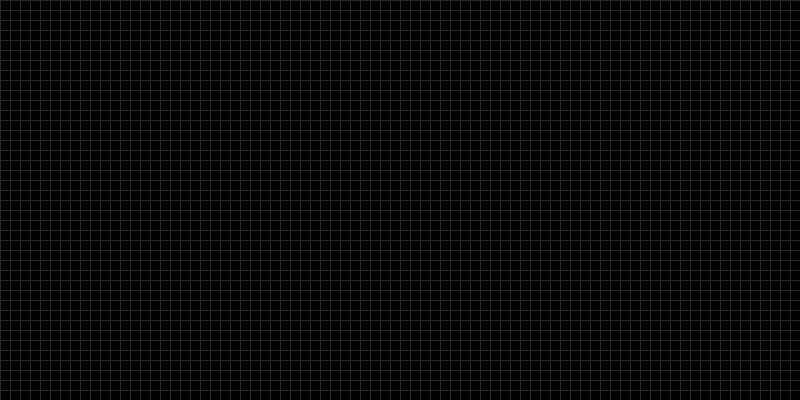
Frame 1 (no input)
Frame 60 (the mouse pressed at the canvas centre just before this capture): identical to frame 1, image omitted
Frame 120 (the mouse held since frame 60 and released just before this capture): identical to frame 1, image omitted

The Processing sketch that drew this single still picture (run headless with seeded random() and noise(); from frame 60 on, the mouse is pressed at the canvas centre):

// Processing sketch: MaturskiOOP
// ── MaturskiOOP.pde
int res = 10;  // Velicina celije
int his = 1000;  // Velicina niza istorije

int cols; // Broj celija u jednoj vrsti
int rows; // Broj celija u jednoj koloni

boolean started = false; // Proverava da li je igra pauzirana

int interval = 100;  // Broj milisekundi izmedju dve generacije
int lastRecordedTime = 0; // Vreme kad se prethodna generacija dogodila

int text = 0;

Cell[][] cells;  // Matrica celija koja se prikazuje
Cell[][] buffer; // Pomocna matrica celija

void setup()
{
  //fullScreen();
  size(800, 400);
  cols = width/res;
  rows = height/res;
  
  stroke(40);
  noSmooth();
  
  cells = new Cell[cols][rows];
  
  for(int i = 0; i < cols; i++)
  {
    for(int j = 0; j < rows; j++)
    {
      cells[i][j] = new Cell(i, j, res, his);
      cells[i][j].display();
    }
  }
  
  textSize(32);
}

void draw()
{
  if(started && millis() - lastRecordedTime > interval)
  {
    iteration();
    lastRecordedTime = millis();
  }
  
  if(text > 0) 
  {
    fill(0);
    rect(0, 0, 20 + 20*(floor(log(interval)/log(10)) + 1), 40);
    fill(255, text);
    text(interval, 10, 30);
    text -= 10;
  }
}

void iteration()
{
  buffer = new Cell[cols][rows];
  
  for(int i = 0; i < cols; i++)
  {
    for(int j = 0; j < rows; j++)
    {
      buffer[i][j] = new Cell(i, j, res, his);
      int neighbors = countNeighbors(i, j);
      int state = cells[i][j].peek();
      
      if(state == 1 && neighbors < 2)
        buffer[i][j].push(0);
      if(state == 1 && (neighbors == 2 || neighbors == 3))
        buffer[i][j].push(1);
      if(state == 1 && neighbors > 3)
        buffer[i][j].push(0);
      if(state == 0 && neighbors == 3)
        buffer[i][j].push(1);
    }
  }
  
  for(int i = 0; i < cols; i++)
  {
    for(int j = 0; j < rows; j++)
    {
      cells[i][j].push(buffer[i][j].peek());
      cells[i][j].display();
    }
  }
}

void mouseClicked()
{
  int x = mouseX/res;
  int y = mouseY/res;
  cells[x][y].push((cells[x][y].peek() + 1) % 2);
  cells[x][y].display();
}

void keyPressed()
{
  if(key == ' ')
  {
    started = !started;
  }
  
  else if(keyCode == RIGHT && !started)
  {
    iteration();
  }
  
  else if(key == 'c' || key == 'C' || key == 'r' || key == 'R')
  {
    for(int i = 0; i < cols; i++)
    {
      for(int j = 0; j < rows; j++)
      {
        cells[i][j] = new Cell(i, j, res, his);
        if(key == 'r' || key == 'R')
          cells[i][j].push(floor(random(2)));
        cells[i][j].display();
      }
    }
  }
  
  else if(keyCode == UP)
  {
    interval += 10;
    text = 255;
  }
  
  else if(keyCode == DOWN && interval > 0)
  {
    interval -= 10;
    text = 255;
  }
  
  else if(keyCode == LEFT && !started)
  {
    for(int i = 0; i < cols; i++)
    {
      for(int j = 0; j < rows; j++)
      {
        cells[i][j].pop();
        cells[i][j].display();
      }
    }
  }
  
  else if(keyCode == ENTER)
  {
    background(0);
    for(int i = 0; i < cols; i++)
    {
      for(int j = 0; j < rows; j++)
      {
        cells[i][j].awesome = !cells[i][j].awesome;
      }
    }
  }
  
}
 
int countNeighbors(int x, int y)
{
  int sum = 0;
  for(int j = -1; j <= 1; j++)
    for(int i = -1; i <= 1; i++)
      sum += cells[(x + cols + i) % cols][(y + rows + j) % rows].peek();
  return sum - cells[x][y].peek();
}

// ── Cell.pde
class Cell
{
  float x;
  float y;
  int w;
  int size;
  int[] history;
  boolean awesome = false;
  int generations = 0;
  
  Cell(float x_, float y_, int w_, int size_)
  {
    x = x_;
    y = y_;
    w = w_;
    size = size_;
    history = new int[size_];
  }
  
  void display()
  {
    if(awesome)
    {
      /*float avg = 0;
      for(int i = 0; i < size; i++)
        avg += history[i];
      avg /= 100;*/
      fill(peek()*255, peek()*50, peek()*150, map(generations, 0, 1000, 0, 255));
    }
    else
      fill(peek()*255);
      
    rect(x*w, y*w, w, w);
  }
  
  void push(int newState)
  {
    for(int i = size - 1; i > 0; i--)
      history[i] = history[i - 1];
      
    history[0] = newState;
    generations++;
  }
  
  void pop()
  {
    for(int i = 0; i < size - 1; i++)
      history[i] = history[i + 1];
    history[size - 1] = 0;
    generations--;
  }
  
  int peek()
  {
    return history[0];
  }
}
